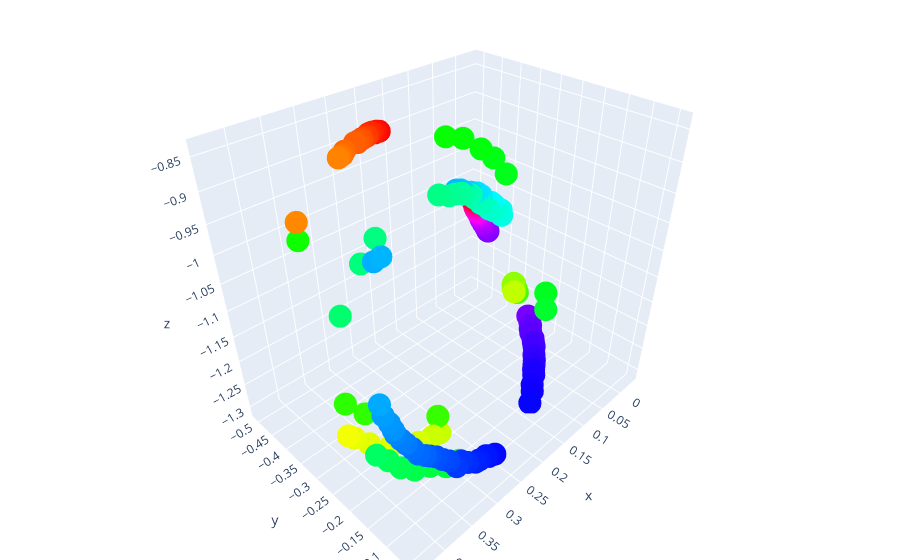

Notebook code cell kept with this figure:
### Code cell
reconstructed_3d = reconstruct_3D(pts1, pts2, K, R, T)
visualize_3d_points(reconstructed_3d)

### Figure 1 — Plotly figure (JSON) as saved in the notebook; plotly's stock layout.template omitted (floating-point values rounded to 4 significant figures; data arrays with more than 128 entries replaced by an {"elided": "..."} marker saying what was removed)
{"data": [{"marker": {"color": {"elided": "197x4 float values"}}, "mode": "markers", "type": "scatter3d", "x": {"elided": "197 float values"}, "y": {"elided": "197 float values"}, "z": {"elided": "197 float values"}}], "layout": {"margin": {"b": 0, "l": 0, "r": 0, "t": 0}, "scene": {"xaxis": {"nticks": 10, "range": [-0.04666, 0.4496]}, "yaxis": {"nticks": 10, "range": [-0.5229, -0.02658]}, "zaxis": {"nticks": 10, "range": [-1.322, -0.826]}}}}
